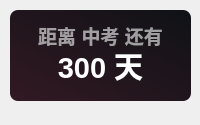
<?xml version="1.0" encoding="UTF-8"?>
<ui version="4.0">
 <class>Theme</class>
 <widget class="QWidget" name="Form">
  <property name="geometry">
   <rect>
    <x>0</x>
    <y>0</y>
    <width>200</width>
    <height>125</height>
   </rect>
  </property>
  <property name="minimumSize">
   <size>
    <width>0</width>
    <height>0</height>
   </size>
  </property>
  <property name="maximumSize">
   <size>
    <width>16777215</width>
    <height>65536</height>
   </size>
  </property>
  <property name="windowTitle">
   <string>倒计日</string>
  </property>
  <widget class="QLabel" name="countdown_custom_title">
   <property name="geometry">
    <rect>
     <x>20</x>
     <y>20</y>
     <width>161</width>
     <height>31</height>
    </rect>
   </property>
   <property name="font">
    <font>
     <family>Microsoft YaHei UI</family>
     <pointsize>14</pointsize>
     <weight>75</weight>
     <bold>true</bold>
    </font>
   </property>
   <property name="styleSheet">
    <string notr="true">color: rgba(255, 255, 255, 150);
font-weight: bold;</string>
   </property>
   <property name="text">
    <string>距离 中考 还有</string>
   </property>
   <property name="textFormat">
    <enum>Qt::PlainText</enum>
   </property>
   <property name="alignment">
    <set>Qt::AlignCenter</set>
   </property>
  </widget>
  <widget class="QLabel" name="custom_countdown">
   <property name="geometry">
    <rect>
     <x>20</x>
     <y>30</y>
     <width>161</width>
     <height>71</height>
    </rect>
   </property>
   <property name="font">
    <font>
     <family>Microsoft YaHei UI</family>
     <pointsize>22</pointsize>
     <weight>75</weight>
     <bold>true</bold>
    </font>
   </property>
   <property name="styleSheet">
    <string notr="true">border: none;
color: rgba(255, 255, 255, 255);
font-weight: bold</string>
   </property>
   <property name="text">
    <string>300 天</string>
   </property>
   <property name="textFormat">
    <enum>Qt::PlainText</enum>
   </property>
   <property name="alignment">
    <set>Qt::AlignCenter</set>
   </property>
  </widget>
  <widget class="QLabel" name="backgnd">
   <property name="geometry">
    <rect>
     <x>10</x>
     <y>10</y>
     <width>181</width>
     <height>91</height>
    </rect>
   </property>
   <property name="styleSheet">
    <string notr="true">background-color: qlineargradient(spread:pad, x1:0, y1:1, x2:1, y2:0, stop:0 rgba(50, 25, 35, 255), stop:1 rgba(15, 18, 22, 255));
border-radius: 8px</string>
   </property>
   <property name="text">
    <string/>
   </property>
  </widget>
  <widget class="QLabel" name="img">
   <property name="geometry">
    <rect>
     <x>10</x>
     <y>10</y>
     <width>91</width>
     <height>91</height>
    </rect>
   </property>
   <property name="styleSheet">
    <string notr="true"/>
   </property>
   <property name="pixmap">
    <pixmap>:/img/2.png</pixmap>
   </property>
   <property name="scaledContents">
    <bool>true</bool>
   </property>
  </widget>
  <zorder>backgnd</zorder>
  <zorder>img</zorder>
  <zorder>countdown_custom_title</zorder>
  <zorder>custom_countdown</zorder>
 </widget>
 <resources/>
 <connections/>
</ui>
